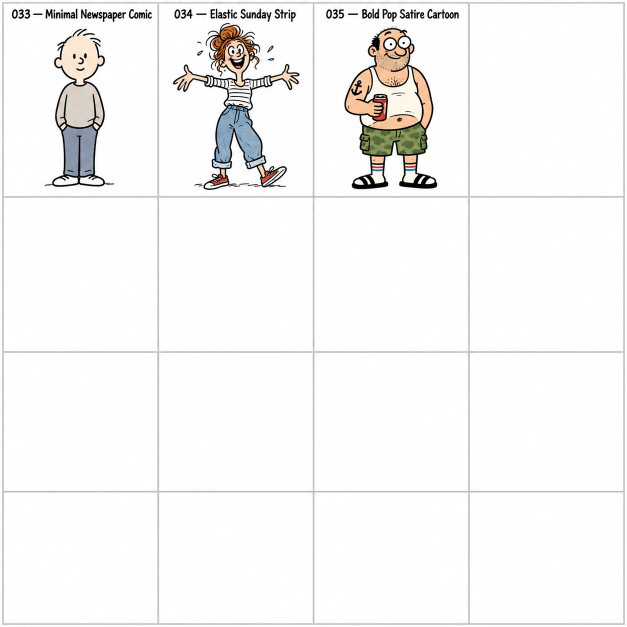
#> input picture skills/handraw-style/images/A_033-035.webp, 1254 x 1254 px (shown at 1/2 size); its folder holds only this picture in this run
$ python split_contact_sheets.py
#> lines starting #> are read from the running program, lines starting #| are printed output that depends on the picture
### skills/handraw-style/skills/handdraw-style-prompter/scripts/style_asset_paths.py
"""Canonical paths for categorized and numbered style-generation assets."""
from __future__ import annotations

import json
import re
from pathlib import Path

# Locate root directory
ROOT = Path(__file__).resolve().parents[3]
if not (ROOT / "images" / "individual").exists():
    for p in Path(__file__).resolve().parents:
        if (p / "images" / "individual").exists():
            ROOT = p
            break

INDIVIDUAL_ROOT = ROOT / "images" / "individual"
ALIAS_MAP_FILE = ROOT / "skills" / "handdraw-style-prompter" / "references" / "style_alias_map.json"
if not ALIAS_MAP_FILE.exists():
    ALIAS_MAP_FILE = ROOT / "references" / "style_alias_map.json"

_ALIAS_CACHE: dict[str, str] | None = None


def get_alias_map() -> dict[str, str]:
    global _ALIAS_CACHE
    if _ALIAS_CACHE is None:
        if ALIAS_MAP_FILE.exists():
            try:
                data = json.loads(ALIAS_MAP_FILE.read_text(encoding="utf-8"))
                _ALIAS_CACHE = data.get("legacy_to_new", {})
            except Exception:
                _ALIAS_CACHE = {}
        else:
            _ALIAS_CACHE = {}
    return _ALIAS_CACHE


def canonical_style_id(identifier: str | int) -> str:
    """Normalize any style identifier (legacy '001', '240' or new 'FA-001', 'fa-1') to canonical form (e.g. 'FA-001')."""
    raw = str(identifier).strip()
    if raw.isdigit():
        num_str = f"{int(raw):03}"
        alias_map = get_alias_map()
        if num_str in alias_map:
            return alias_map[num_str]
        return num_str

    m = re.match(r"^([A-Za-z]{2})[-_]?(\d+)$", raw)
    if m:
        cat = m.group(1).upper()
        num = int(m.group(2))
        return f"{cat}-{num:03}"

    return raw.upper()


def category_name(identifier: str | int) -> str:
    canonical = canonical_style_id(identifier)
    if "-" in canonical:
        return canonical.split("-")[0]
    return "FA"


def asset_dir(identifier: str | int) -> Path:
    cat = category_name(identifier)
    return INDIVIDUAL_ROOT / cat


def single_path(identifier: str | int) -> Path:
    canonical = canonical_style_id(identifier)
    return asset_dir(canonical) / f"{canonical}.webp"


def grid_path(identifier: str | int) -> Path:
    canonical = canonical_style_id(identifier)
    return asset_dir(canonical) / f"{canonical}_grid.webp"


# [5 lines left out: function number_value, not called in this run]


def bucket_name(number: str | int) -> str:
    return category_name(number)

### skills/handraw-style/skills/handdraw-style-prompter/scripts/split_contact_sheets.py
#!/usr/bin/env python3
"""Split every numbered contact sheet into individual numbered WebP images.

Applies precision grid cropping tailored to each sheet's specific layout:
- Standard 1254x1254 sheets: 4x4 uniform cells with safe insets (no outer frames, no divider lines).
- B_036-048: Rows 0-1 are 4 columns; Row 2 has 5 columns (styles 044-048).
- B_049-054: Rows 0-1 (6 styles), with adjusted outer borders.
- C_071-082: Rows 0-2 (12 styles), with adjusted outer borders.
- D_115-123: Top banner offset (y=84), 4 columns, 3 rows (styles 115-123).
- E_124-139: Top banner offset (y=95), 4 columns, 4 card rows (styles 124-139).
- F_187-200: Rows 0-3 (14 styles), with adjusted outer borders.
- G_201-216: Top banner offset (y=96), 4 columns, 4 card rows (styles 201-216).
Only operates on legacy contact sheets [A-G]_*.webp (styles 001-216).
"""
from __future__ import annotations

import json
import re
from pathlib import Path
import sys

from PIL import Image

ROOT = Path(__file__).resolve().parents[3]
if str(Path(__file__).resolve().parent) not in sys.path:
    sys.path.insert(0, str(Path(__file__).resolve().parent))
from style_asset_paths import single_path

SHEET = re.compile(r"^([A-G])_(\d{3})(?:-(\d{3}))?\.webp$")

# Standard 1254x1254 coordinates with safe clearance from border frames and dividers
COLS_STD_SAFE = [(8, 310), (319, 621), (632, 934), (945, 1246)]
ROWS_STD_SAFE = [(8, 310), (319, 621), (632, 934), (945, 1246)]

# B_036-048 coordinates
B_COLS_R01 = [(8, 337), (346, 635), (644, 928), (937, 1246)]
B_ROWS_R01 = [(8, 335), (342, 641)]
B_COLS_R2 = [(6, 318), (326, 522), (531, 724), (733, 937), (946, 1248)]
B_ROW_R2 = (648, 955)

# B_049-054 coordinates
B49_COLS = [(10, 310), (320, 621), (633, 934), (945, 1243)]
B49_ROWS = [(10, 310), (320, 621)]

# C_071-082 coordinates
C71_COLS = [(10, 310), (324, 621), (633, 934), (945, 1246)]
C71_ROWS = [(8, 310), (320, 619), (633, 934)]

# D_115-123 coordinates (header banner at y: 0..81)
D_COLS = [(21, 320), (326, 625), (631, 930), (937, 1233)]
D_ROWS = [(84, 400), (407, 745), (752, 1057)]

# E_124-139 coordinates (header banner at y: 0..92)
E_COLS = [(15, 333), (343, 649), (659, 966), (975, 1295)]
E_ROWS = [(95, 355), (368, 623), (632, 886), (894, 1179)]

# F_187-200 coordinates
F187_COLS = [(10, 310), (320, 619), (633, 934), (945, 1243)]
F187_ROWS = [(9, 310), (320, 621), (633, 934), (945, 1240)]

# G_201-216 coordinates (header banner at y: 0..93)
G_COLS = [(13, 337), (346, 651), (660, 970), (978, 1297)]
G_ROWS = [(96, 364), (372, 625), (634, 887), (895, 1182)]


def get_style_bounds(sheet_name: str, offset: int) -> tuple[int, int, int, int]:
    if sheet_name.startswith("B_036-048"):
        if offset < 4:
            return B_COLS_R01[offset][0], B_ROWS_R01[0][0], B_COLS_R01[offset][1], B_ROWS_R01[0][1]
        elif offset < 8:
            c = offset - 4
            return B_COLS_R01[c][0], B_ROWS_R01[1][0], B_COLS_R01[c][1], B_ROWS_R01[1][1]
        else:
            c = offset - 8
            return B_COLS_R2[c][0], B_ROW_R2[0], B_COLS_R2[c][1], B_ROW_R2[1]

    elif sheet_name.startswith("B_049-054"):
        r, c = divmod(offset, 4)
        return B49_COLS[c][0], B49_ROWS[r][0], B49_COLS[c][1], B49_ROWS[r][1]

    elif sheet_name.startswith("C_071-082"):
        r, c = divmod(offset, 4)
        return C71_COLS[c][0], C71_ROWS[r][0], C71_COLS[c][1], C71_ROWS[r][1]

    elif sheet_name.startswith("D_115-123"):
        r, c = divmod(offset, 4)
        return D_COLS[c][0], D_ROWS[r][0], D_COLS[c][1], D_ROWS[r][1]

    elif sheet_name.startswith("E_124-139"):
        r, c = divmod(offset, 4)
        return E_COLS[c][0], E_ROWS[r][0], E_COLS[c][1], E_ROWS[r][1]

    elif sheet_name.startswith("F_187-200"):
        r, c = divmod(offset, 4)
        return F187_COLS[c][0], F187_ROWS[r][0], F187_COLS[c][1], F187_ROWS[r][1]

    elif sheet_name.startswith("G_201-216"):
        r, c = divmod(offset, 4)
        return G_COLS[c][0], G_ROWS[r][0], G_COLS[c][1], G_ROWS[r][1]

    else:
        r, c = divmod(offset, 4)
        return COLS_STD_SAFE[c][0], ROWS_STD_SAFE[r][0], COLS_STD_SAFE[c][1], ROWS_STD_SAFE[r][1]


def split_sheet(path: Path) -> int:
    match = SHEET.match(path.name)
    if not match:
        return 0
    start = int(match.group(2))
    end = int(match.group(3)) if match.group(3) else start
    count = end - start + 1
    with Image.open(path) as image:
#> image is the input picture: PIL image 1254x1254 RGB; mean R, G, B 246, 245.4, 244.8
        image = image.convert("RGB")
        for offset in range(count):
            x0, y0, x1, y1 = get_style_bounds(path.name, offset)
            target = single_path(start + offset)
            target.parent.mkdir(parents=True, exist_ok=True)
            cropped = image.crop((x0, y0, x1, y1))
            temp_target = target.with_suffix(".tmp.webp")
            cropped.save(temp_target, "WEBP", quality=92, method=6)
            temp_target.replace(target)
#> this loop made 3 passes
#> pass 1, in split_sheet, `cropped = image.crop((x0, y0, x1, y1))`:
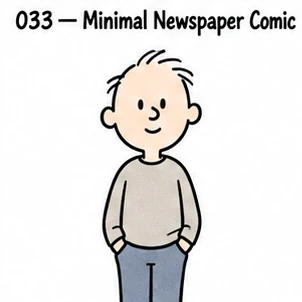
#> cropped: PIL image 302x302 RGB; mean R, G, B 232.3, 230.9, 229.8
#> pass 2, in split_sheet, `cropped = image.crop((x0, y0, x1, y1))`:
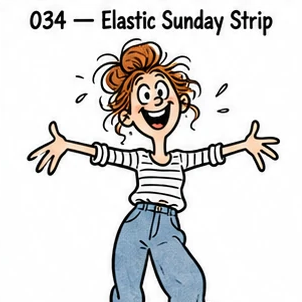
#> cropped: PIL image 302x302 RGB; mean R, G, B 220.3, 219.5, 219
#> pass 3, in split_sheet, `cropped = image.crop((x0, y0, x1, y1))`:
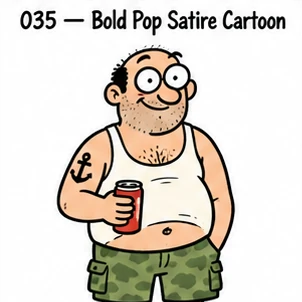
#> cropped: PIL image 302x302 RGB; mean R, G, B 220.2, 213.9, 204.6
    return count


def main() -> None:
    total = sum(split_sheet(path) for path in sorted((ROOT / "images").glob("[A-G]_*.webp")))
    print(f"Split {total} numbered tiles (001-216) into individual WebP assets.")


if __name__ == "__main__":
    main()

$ run again, on skills/handraw-style/images/B_036-048.webp
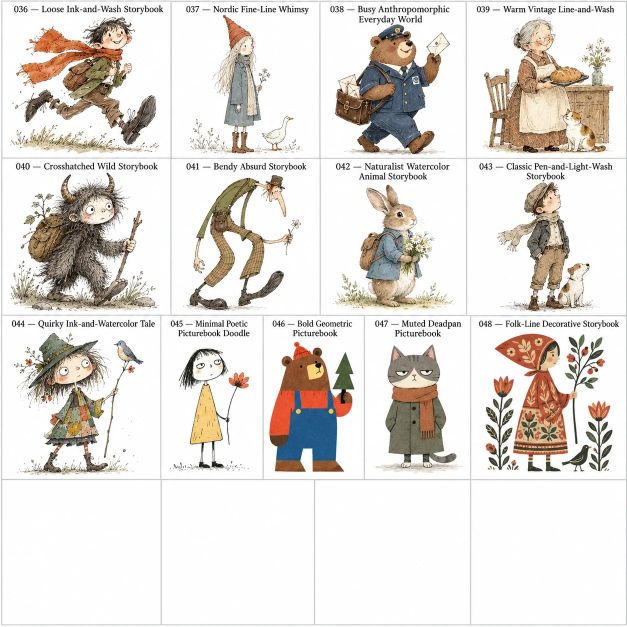
#> input picture skills/handraw-style/images/B_036-048.webp, 1254 x 1254 px (shown at 1/2 size)
#> in split_sheet, image is the input picture: PIL image 1254x1254 RGB; mean R, G, B 226.2, 221.3, 216.3
#> the loop in split_sheet, `for offset in range(count):` made 13 passes
#> pass 1, in split_sheet, `cropped = image.crop((x0, y0, x1, y1))`:
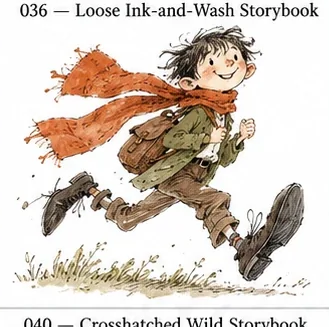
#> cropped: PIL image 329x327 RGB; mean R, G, B 216.5, 205.4, 195.8
#> after the loop in split_sheet, `for offset in range(count):`:
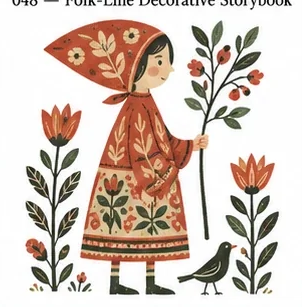
#> cropped: PIL image 302x307 RGB; mean R, G, B 212.1, 196.2, 186.1
